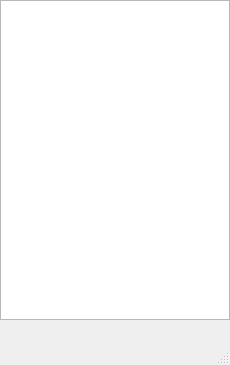
<?xml version="1.0" encoding="UTF-8"?>
<ui version="4.0">
 <class>MainWindow</class>
 <widget class="QMainWindow" name="MainWindow">
  <property name="geometry">
   <rect>
    <x>0</x>
    <y>0</y>
    <width>230</width>
    <height>365</height>
   </rect>
  </property>
  <property name="windowTitle">
   <string>Ваш заказ</string>
  </property>
  <widget class="QWidget" name="centralwidget">
   <widget class="QPlainTextEdit" name="PlainTextEdit">
    <property name="geometry">
     <rect>
      <x>0</x>
      <y>0</y>
      <width>230</width>
      <height>320</height>
     </rect>
    </property>
    <property name="font">
     <font>
      <pointsize>12</pointsize>
     </font>
    </property>
    <property name="tabChangesFocus">
     <bool>false</bool>
    </property>
    <property name="readOnly">
     <bool>true</bool>
    </property>
    <property name="plainText">
     <string/>
    </property>
   </widget>
  </widget>
  <widget class="QMenuBar" name="menubar">
   <property name="geometry">
    <rect>
     <x>0</x>
     <y>0</y>
     <width>230</width>
     <height>21</height>
    </rect>
   </property>
  </widget>
  <widget class="QStatusBar" name="statusbar"/>
 </widget>
 <resources/>
 <connections/>
</ui>
